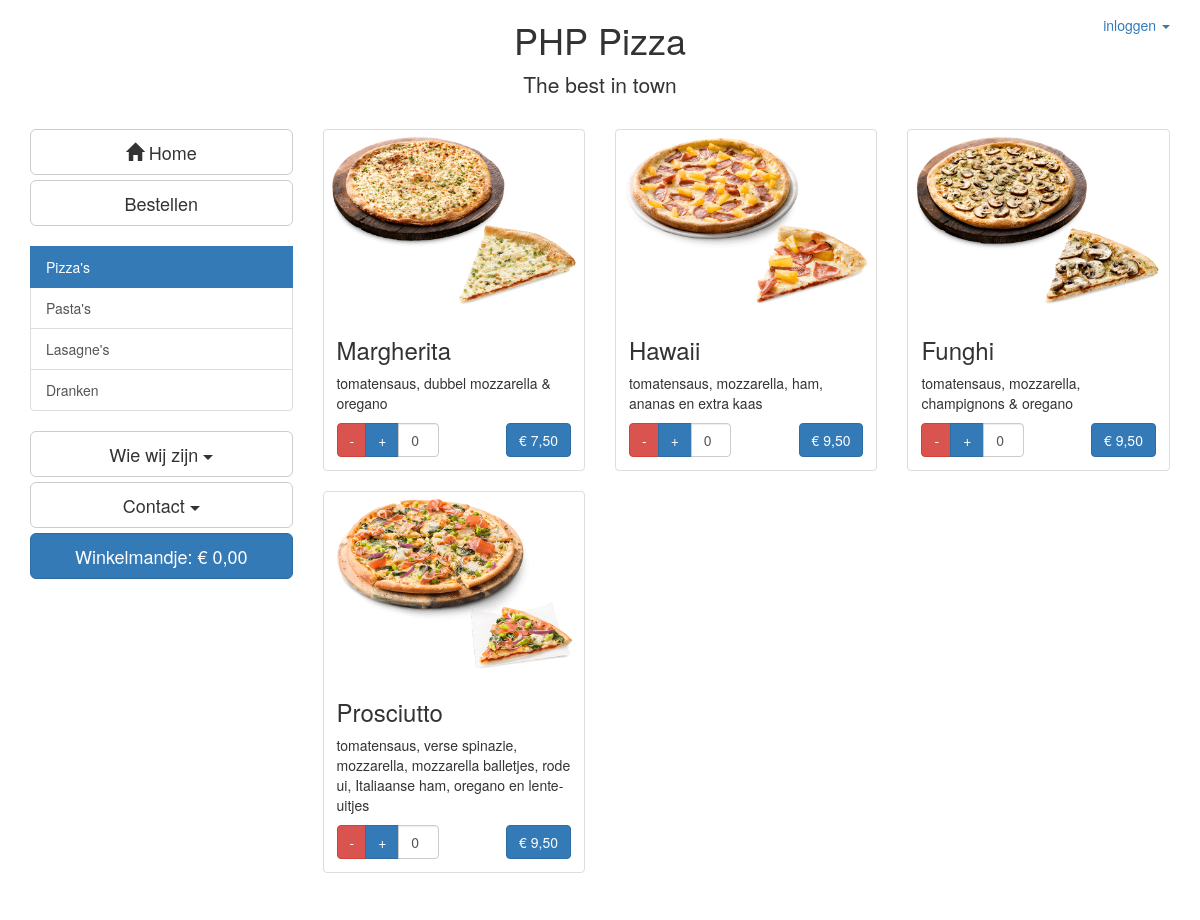
The page /?page=bestellen on the database its author committed.
### tables this page shows
CREATE TABLE productcategorie (
  id                         	INTEGER UNSIGNED         	NOT NULL     AUTO_INCREMENT,
  naam                       	varchar(40)              	NOT NULL,
PRIMARY KEY(id)
);

CREATE TABLE product (
  id                         	INTEGER UNSIGNED         	NOT NULL     AUTO_INCREMENT,
  naam                       	varchar(100)             	NOT NULL,
  omschrijving               	text,
  categorie_id               	INTEGER UNSIGNED         	NOT NULL,
  prijs              			int(10)                   	NOT NULL,
  actief						tinyint(1)					NOT NULL,
PRIMARY KEY(id),
FOREIGN KEY(categorie_id)    		REFERENCES productcategorie(id)
);

### functions/get_products.php (called while the page is built, shortened)
<?php
function getProductcategorie() {
    global $db;
    $sql = '
      SELECT id, naam
      FROM productcategorie ORDER BY id';
    $stmt = $db->prepare($sql);
    $stmt->execute();
    $result = $stmt->fetchAll(PDO::FETCH_ASSOC);
    return $result;
}
function getProducts($cat, $start, $aantal){
    global $db;
    $sql = '
      SELECT id, naam, omschrijving, prijs
      FROM product
      WHERE categorie_id = :cat AND actief = 1
      LIMIT :start, :aantal';
      $stmt = $db->prepare($sql);
      $stmt->bindParam(':cat', $cat, PDO::PARAM_INT);
      $stmt->bindParam(':start', $start, PDO::PARAM_INT);
      $stmt->bindParam(':aantal', $aantal, PDO::PARAM_INT);
      $stmt->execute();
      $result = $stmt->fetchAll(PDO::FETCH_ASSOC);
      return($result);
}
function convertPrice($input){
  $output = "€ ";
  $number = round(($input / 100),2);
  $output .= number_format($number, 2, ',', ' ');
  return($output);
}
 ?>

### functions/get_chart.php (called while the page is built, shortened)
<?php
extract($_POST);
require_once('get_products.php');
function getNrInChart($id){
  if(isset($_SESSION['cart'])){
    if(is_array($_SESSION['cart'])){
      if(isset($_SESSION['cart'][$id])){
        return $_SESSION['cart'][$id];
      }else{
        return 0;
      }
    }else{
      return 0;
    }
  }else{
    return 0;
  }
}
?>

### parts/bestellen.php (the view, shortened to what this page needs)
<?php
if(isset($_GET['cat'])){
  $catSelected = htmlspecialchars($_GET['cat']);
}else{
    $catSelected = 1;
}
$producten = getProducts($catSelected, 0, 4 );
 ?>
<div class="row">
  <?php
  foreach($producten AS $product){
  ?>
  <div class="col-sm-6 col-md-4">
    <div class="thumbnail">
      <img src="img/products/<?php echo $product['id'] ?>.png" alt="<?php echo $product['naam'] ?>">
      <div class="caption">
        <h3><?php echo $product['naam'];?></h3>
        <p><?php echo $product['omschrijving'];?></p>
        <div class="row">
          <div class="col-lg-6">
            <div class="input-group">
              <span class="input-group-btn">
                <button class="btn btn-danger" id="product<?php echo $product['id']; ?>min" type="button"> - </button>
                <button class="btn btn-primary" id="product<?php echo $product['id']; ?>plus" type="button"> + </button>
              </span>
              <input type="text" id="product<?php echo $product['id']; ?>amount" class="form-control" value="<?php echo getNrInChart($product['id']); ?>">
            </div>
          </div>
          <div class="col-lg-6">
            <button class="btn btn-primary pull-right" id="product<?php echo $product['id']; ?>order" type="button"><?php echo convertPrice($product['prijs']); ?></button>
          </div>
        </div>
      </div>
    </div>
  </div>
<?php
} ?>
</div>

### parts/navigation.php (shortened to what this page needs)
<?php
require_once("functions/get_products.php");
$categories = getProductcategorie();
if(isset($_GET['cat'])){
  $catSelected = htmlspecialchars($_GET['cat']);
}else{
    $catSelected = 1;
}
?>
<div class="col-sm-3 offset-sm-1">
    <div class="navigatie">
            <a href="index.php" class="btn btn-default btn-lg btn-block" role="button">
                <span class="glyphicon glyphicon-home" aria-hidden="true"></span> Home
            </a>
            <a href="?page=bestellen" class="btn btn-default btn-lg btn-block" role="button">Bestellen</a>
            <?php
            if(isset($_GET['page'])){
              if($_GET['page'] == "bestellen"){
            ?>
              <div class="list-group"><br>
                <?php
                foreach($categories AS $cat){
                  if($catSelected == $cat['id']){
                    $active = "active";
                  }else{
                    $active = "";
                  }
                  echo  '<a href="?page=bestellen&cat='. $cat['id'] .'" class="list-group-item '. $active .'"> '. $cat['naam'] .'</a>';
                }
                ?>
              </div>
            <?php
          }
        };
            ?>
            <div class="btn-group btn-block">
                <button type="button" class="btn btn-default btn-lg dropdown-toggle btn-block" data-toggle="dropdown" aria-haspopup="true" aria-expanded="false">
                    Wie wij zijn <span class="caret"></span>
                </button>
            </div>
            <div class="btn-group btn-block">
                <button type="button" class="btn btn-default btn-lg dropdown-toggle btn-block" data-toggle="dropdown" aria-haspopup="true" aria-expanded="false">
                    Contact <span class="caret"></span>
                </button>
            </div>
            <a href="?page=afrekenen" class="btn btn-primary btn-lg btn-block" role="button" id="totaalBedrag">Winkelmandje: € 0,00
            </a>
    </div>
</div>

### css/style.css (style rules this page uses)
body { margin-bottom: 100px; }

### rows shown on the page
productcategorie: naam "Pizza's"
productcategorie: naam "Pasta's"
productcategorie: naam "Lasagne's"
productcategorie: naam "Dranken"
product: shows a picture, naam "Margherita", omschrijving "tomatensaus, dubbel mozzarella & oregano", id "0", prijs "€ 7,50"
product: shows a picture, naam "Hawaii", omschrijving "tomatensaus, mozzarella, ham, ananas en extra kaas", id "0", prijs "€ 9,50"
product: shows a picture, naam "Funghi", omschrijving "tomatensaus, mozzarella, champignons & oregano", id "0", prijs "€ 9,50"
product: shows a picture, naam "Prosciutto", omschrijving "tomatensaus, verse spinazie, mozzarella, mozzarella balletjes, rode ui, Italiaanse ham, oregano en lente-uitjes", id "0", prijs "€ 9,50"
